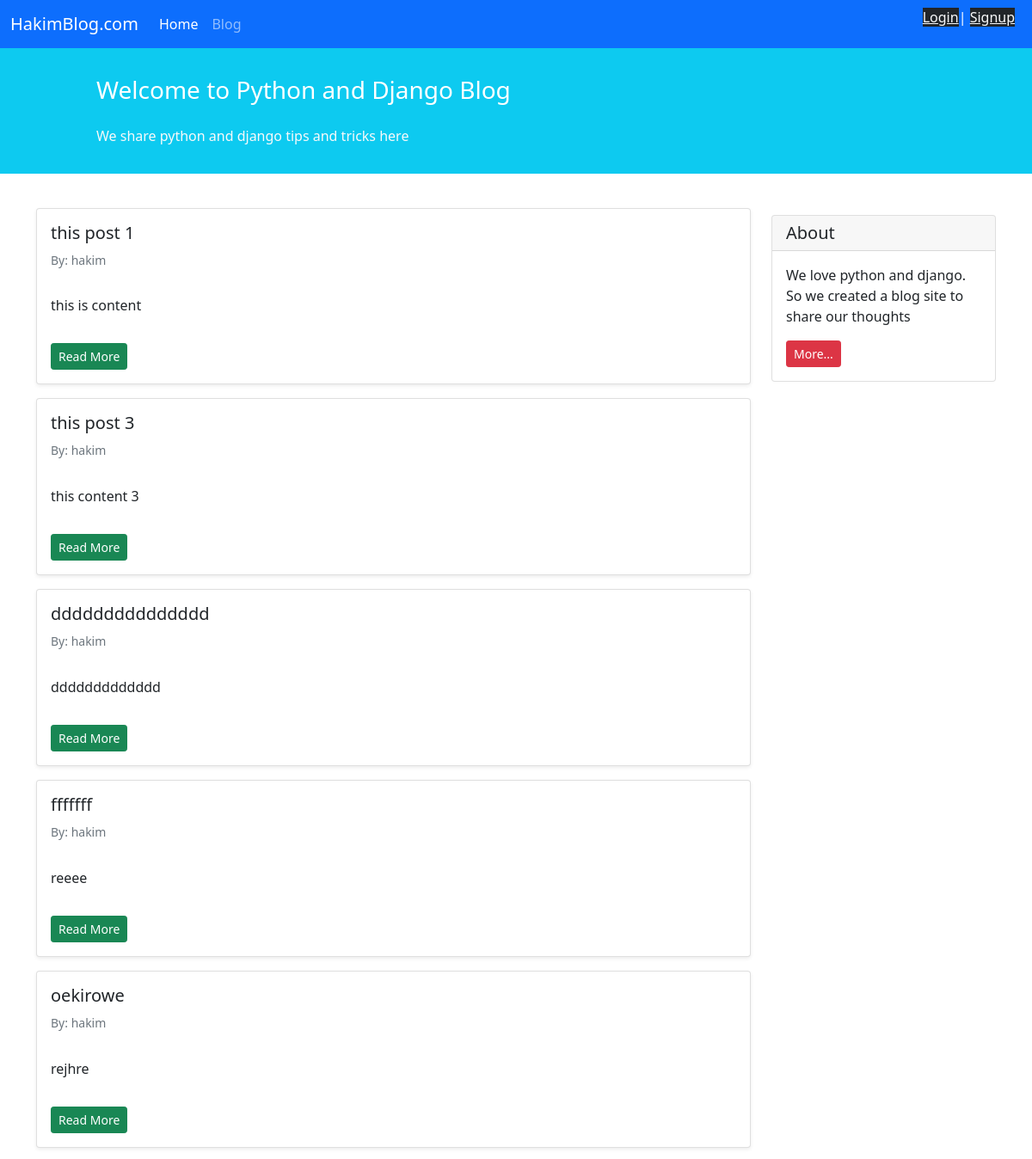
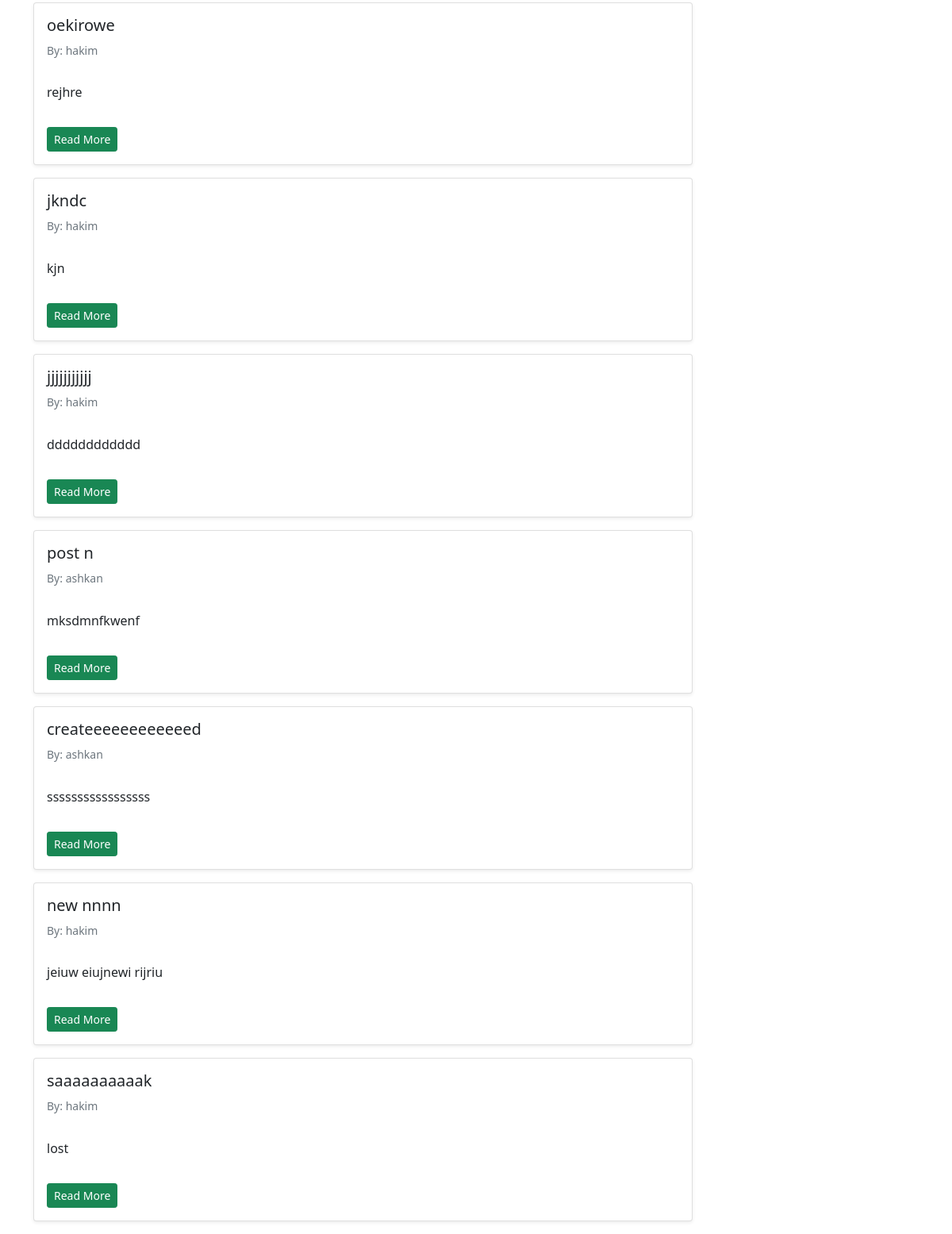
Page /blog/ on the earlier database version (2 pictures, top to bottom).
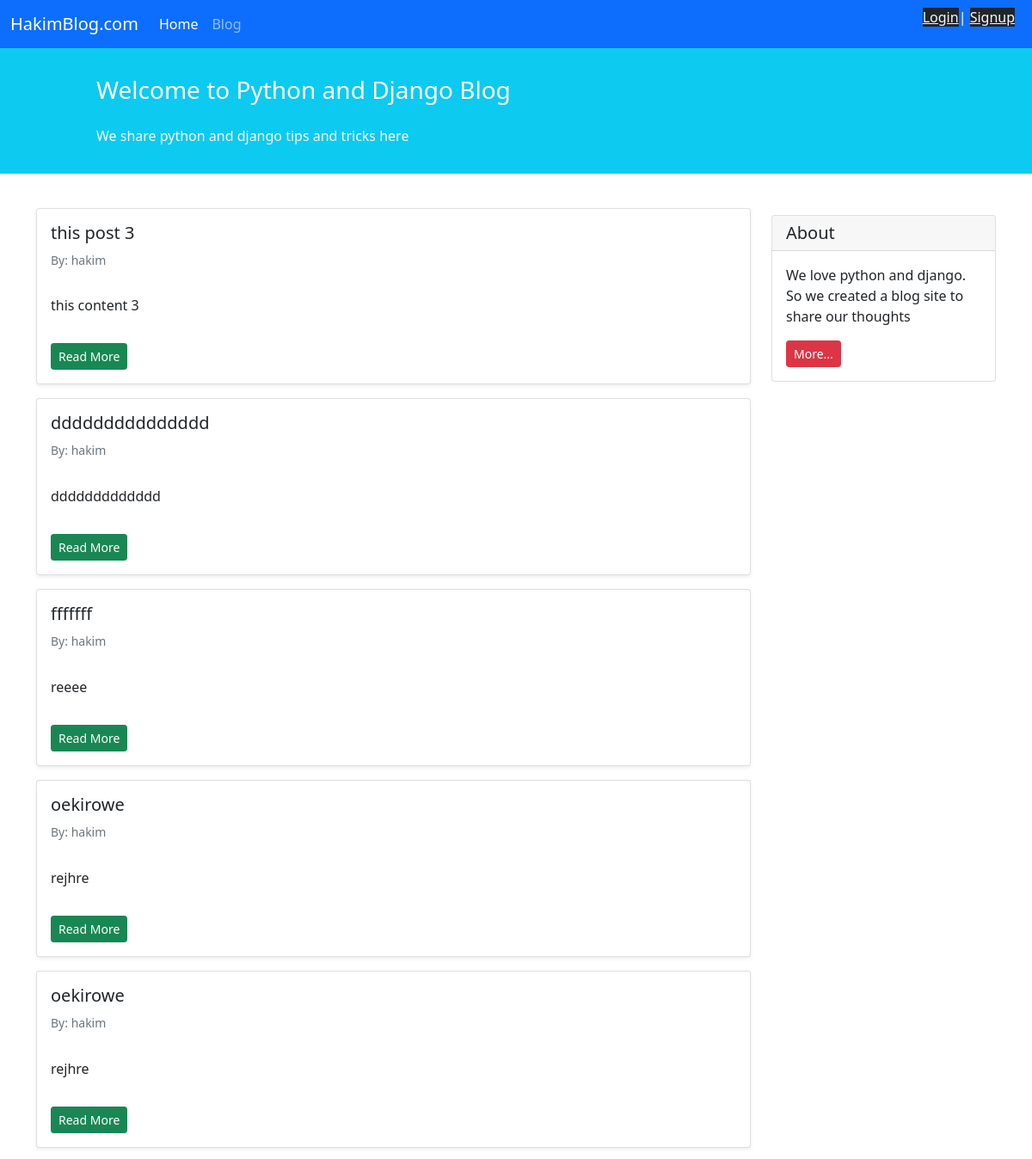
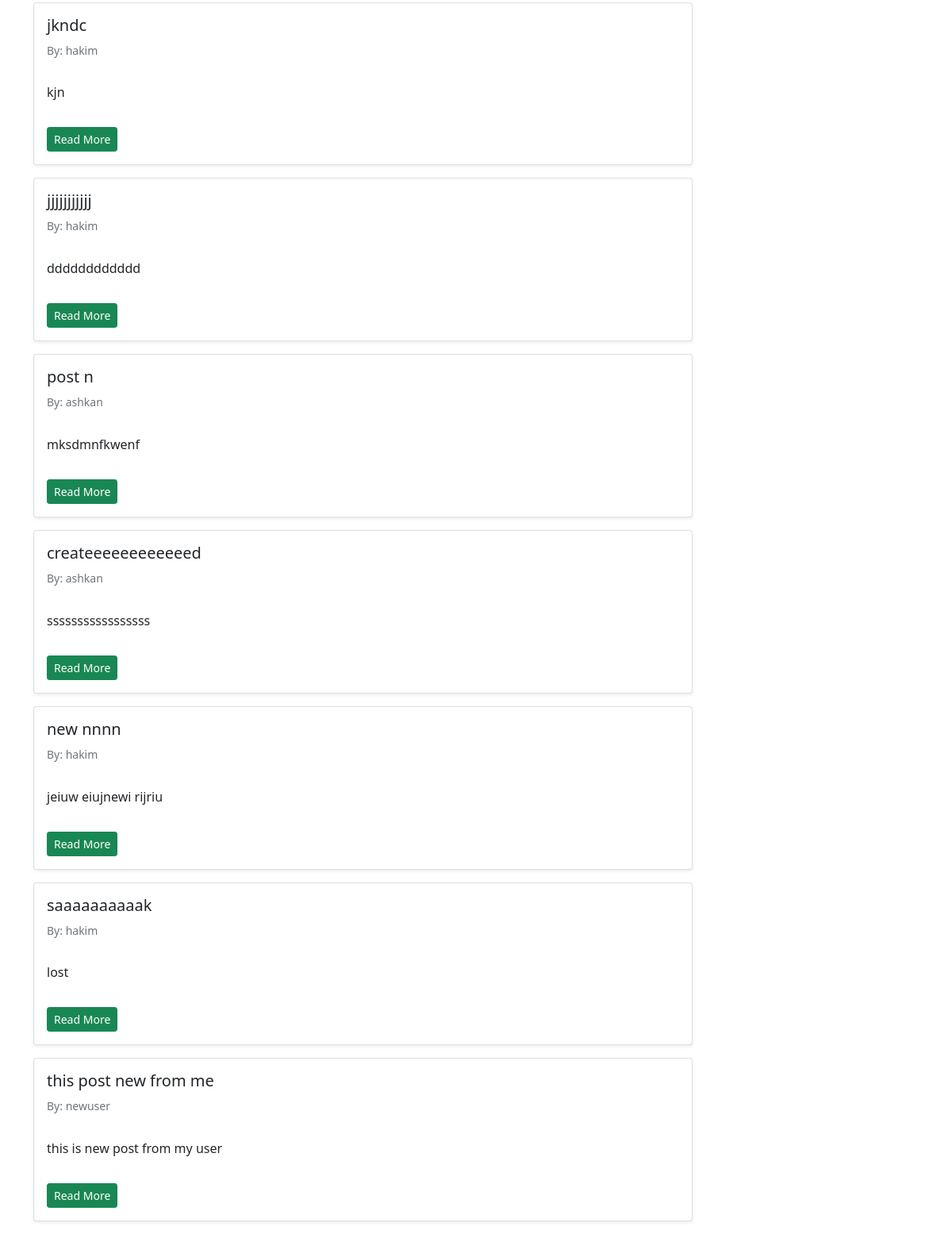
Same page on the later database version (2 pictures, top to bottom).
### blog/models.py (models this page shows, shortened)
class Post(models.Model):
    STATUS_CHOICES = (
        ('pub', 'Published'),
        ('drf', 'Draft'),
    )
    user = models.ForeignKey(get_user_model(), on_delete=models.CASCADE , related_name='user')
    title = models.CharField(max_length=100)
    text = models.TextField()
    datetime_created = models.DateTimeField(auto_now_add=True)
    datetime_modified = models.DateTimeField(auto_now=True)
    status = models.CharField(choices=STATUS_CHOICES, max_length=3)
    upload = models.ImageField(upload_to ='upload/')

### accounts/models.py (models this page shows)
class CustomUser(AbstractUser):
    pass

### blog/views.py (the view)
# urls.py: path("", PostList.as_view() , name='post_list'),
class PostList(generic.ListView):
    model = Post
    template_name = 'blog/post_list.html'
    paginate_by = 100  # if pagination is desired
    context_object_name = 'post_list'

### pages/templates/blog/post_list.html (shortened to what this page needs)
{% extends '_base.html' %}
{% block content %}
    <div class="container mt-4">
        <div class="row">
            <div class="col-9">
                {% for post in post_list %}
                    <div class="card shadow-sm my-3">
                        <div class="card-body">
                            <h5 class="card-title">{{ post.title }}</h5>
                            <h6 class="card-subtitle mb-2 text-muted small py-2">By: {{ post.user }}</h6>
                            <p class="card-text py-3">
                                {{ post.text }}
                            </p>
                            <a href="{% url 'post_detail' post.id %}" class="btn btn-sm btn-success">Read More</a>
                        </div>
                    </div>
                {% endfor %}
            </div>
{% endblock content %}

Differences in the rows shown:
removed Post: title "this post 1", user "hakim", text "this is content"
added Post: title "this post new from me", user "newuser", text "this is new post from my user"
